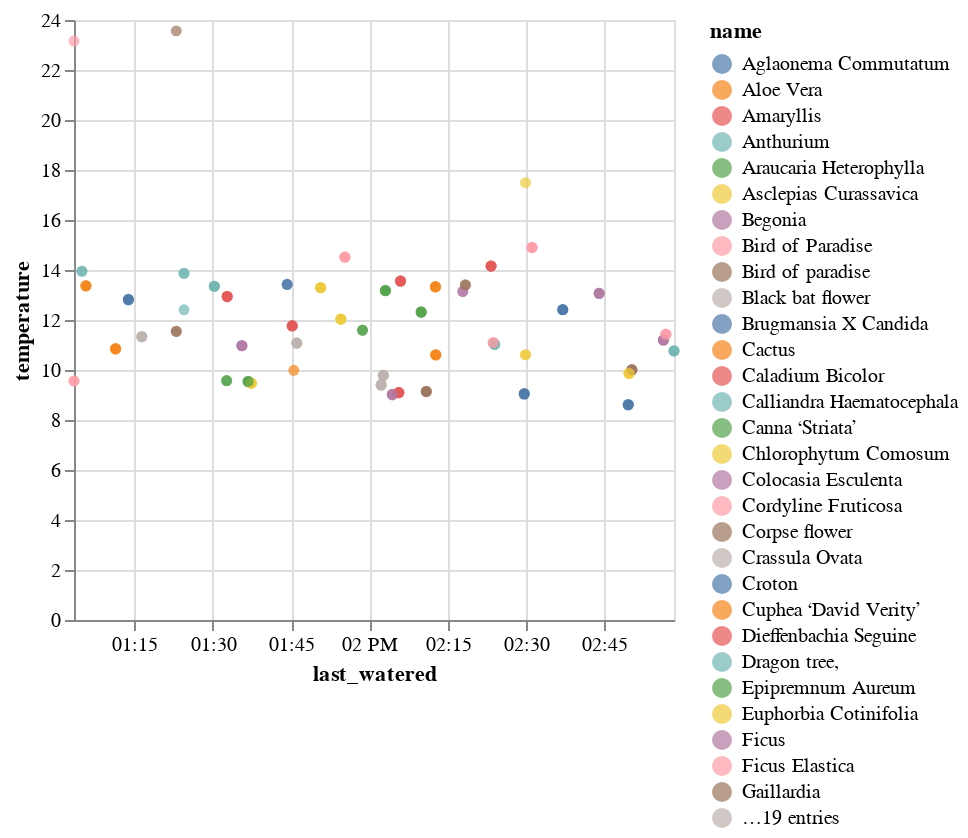

The notebook cell saved with this chart:
### Code cell
alt.Chart(plants_data).mark_circle().encode(
    x='last_watered:T',
    y='temperature:Q',
    color = 'name:N'
)

### Figure 1 — Vega-Lite specification as saved in the notebook (floating-point values rounded to 4 significant figures; data arrays with more than 128 entries replaced by an {"elided": "..."} marker saying what was removed)
{"config": {"view": {"continuousWidth": 300, "continuousHeight": 300}}, "data": {"name": "data-5437dc8b16583a41899fe3ecb47581e2"}, "mark": {"type": "circle"}, "encoding": {"color": {"field": "name", "type": "nominal"}, "x": {"field": "last_watered", "type": "temporal"}, "y": {"field": "temperature", "type": "quantitative"}}, "$schema": "https://vega.github.io/schema/vega-lite/v5.15.1.json", "datasets": {"data-5437dc8b16583a41899fe3ecb47581e2": {"elided": "136 records"}}}
